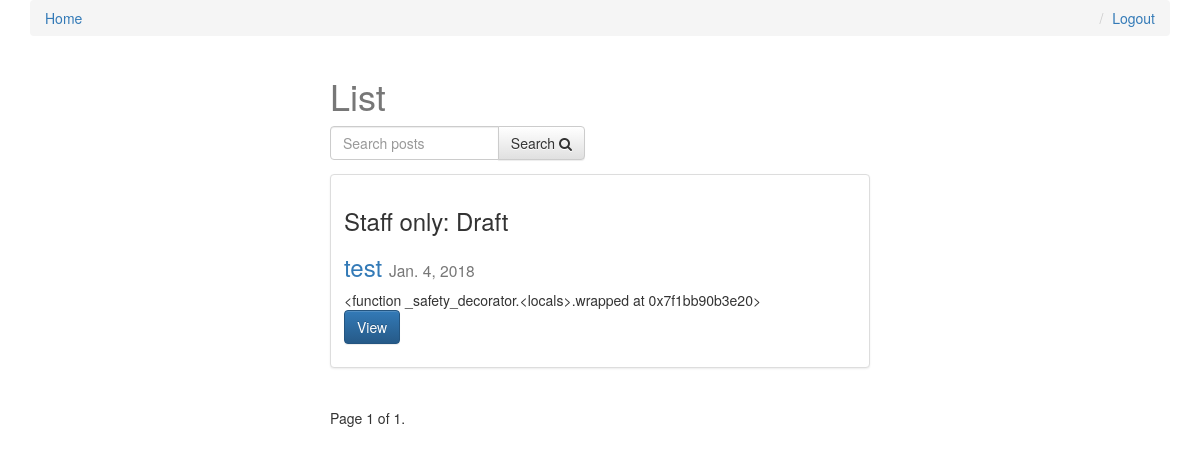
The app's page / (signed in), older data.
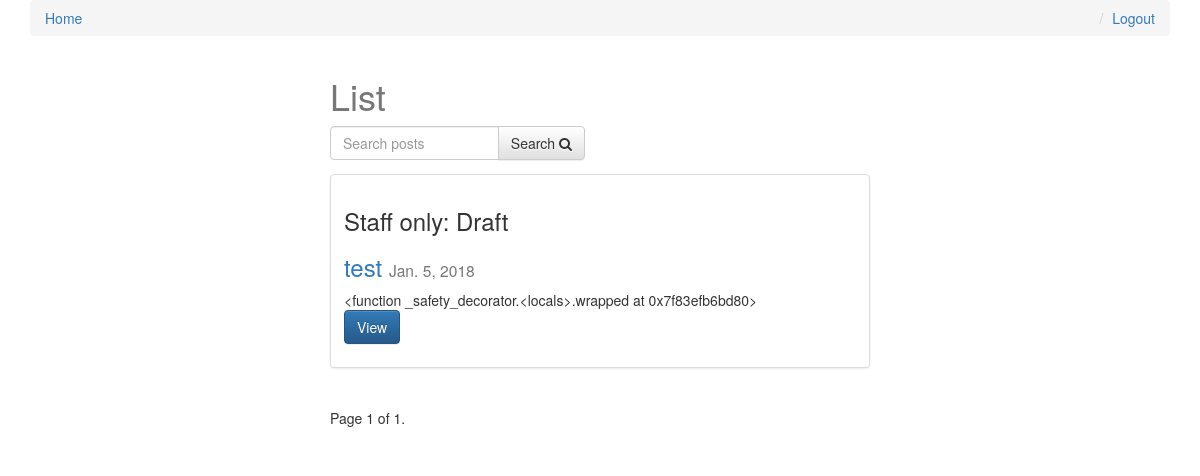
The same page, newer data.
### posts/models.py (models this page shows, shortened)
class Post(models.Model):
    user = models.ForeignKey(settings.AUTH_USER_MODEL, default=1)
    title = models.CharField(max_length=120)
    slug = models.SlugField(unique=True)
    image = models.ImageField(upload_to=upload_location,
            null=True,
            blank=True,
            width_field="width_field",
            height_field="height_field")
    height_field = models.IntegerField(default=0)
    width_field = models.IntegerField(default=0)
    content = models.TextField()
    draft = models.BooleanField(default=False)
    publish = models.DateField(auto_now=False, auto_now_add=False)
    read_time =  models.IntegerField(default=0) # models.TimeField(null=True, blank=True) #assume minutes
    updated = models.DateTimeField(auto_now=True, auto_now_add=False)
    timestamp = models.DateTimeField(auto_now=False, auto_now_add=True)
    objects = PostManager()
    def get_absolute_url(self):
        return reverse("posts:detail", kwargs={"slug": self.slug})
    class Meta:
        ordering = ["-timestamp", "-updated"]
    def get_markdown(self):
        content = self.content
        markdown_text = markdown(content)
        return mark_safe(markdown_text)

### posts/views.py (the view, shortened to what this page needs)
# urls.py: url(r'^$', post_list, name='list'),
def post_list(request):
	today = timezone.now().date()
	queryset_list = Post.objects.active() #.order_by("-timestamp")
	if request.user.is_staff or request.user.is_superuser:
		queryset_list = Post.objects.all()
	query = request.GET.get("q")
	paginator = Paginator(queryset_list, 8) # Show 25 contacts per page
	page_request_var = "page"
	page = request.GET.get(page_request_var)
	try:
		queryset = paginator.page(page)
	except PageNotAnInteger:
		queryset = paginator.page(1)
	except EmptyPage:
		queryset = paginator.page(paginator.num_pages)
	context = {
		"object_list": queryset,
		"title": "List",
		"page_request_var": page_request_var,
		"today": today,
	}
	return render(request, "post_list.html", context)

### posts/models.py (called while the page is built)
    def active(self, *args, **kwargs):
        return super(PostManager, self).filter(draft=False).filter(publish__lte=timezone.now())

### templates/post_list.html (shortened to what this page needs)
{% extends "base.html" %}
{% block content %}
<div class='col-sm-6 col-sm-offset-3'>
    <h1>{{ title }}</h1>
<form method='GET' action='' class='row'>
        <div class='col-sm-6'>
            <div class='input-group'>
                <input class='form-control' type='text' name='q' placeholder='Search posts' value='{{ request.GET.q }}'/>
                <span class='input-group-btn'>
                    <button class='btn btn-default' type='submit'>Search <i class="fa fa-search"></i></button>
                </span>
            </div>
        </div>
</form>
{% for obj in object_list %}
<div class="row">
  <div class="col-sm-12">
    <div class="thumbnail">
      <div class="caption post-detail-item">
        {% if obj.draft %}<h3>Staff only: Draft</h3>{% endif %} {% if obj.publish > today %}<h3>Staff Only: Future Post</h3>{% endif %}
        <h3><a href='{{ obj.get_absolute_url }}'>{{ obj.title }}</a> <small>{{ obj.publish }}</small></h3>
        {{ obj.get_markdown|truncatechars_html:120 }}
        <p><a href="{{ obj.get_absolute_url }}" class="btn btn-primary" role="button">View</a></p>
      </div>
    </div>
  </div>
</div>
{% endfor %}
<div class="pagination">
    <span class="step-links">
        <span class="current">
            Page {{ object_list.number }} of {{ object_list.paginator.num_pages }}.
        </span>
    </span>
</div>
</div>
{% endblock content %}

Row changes from the older to the newer data that the page shows:
changed Post "test": publish "Jan. 4, 2018" → "Jan. 5, 2018"; get_markdown "<function _safety_decorator.<locals>.wrapped at 0x7f1bb90b3e20>" → "<function _safety_decorator.<locals>.wrapped at 0x7f83efb6bd80>"
